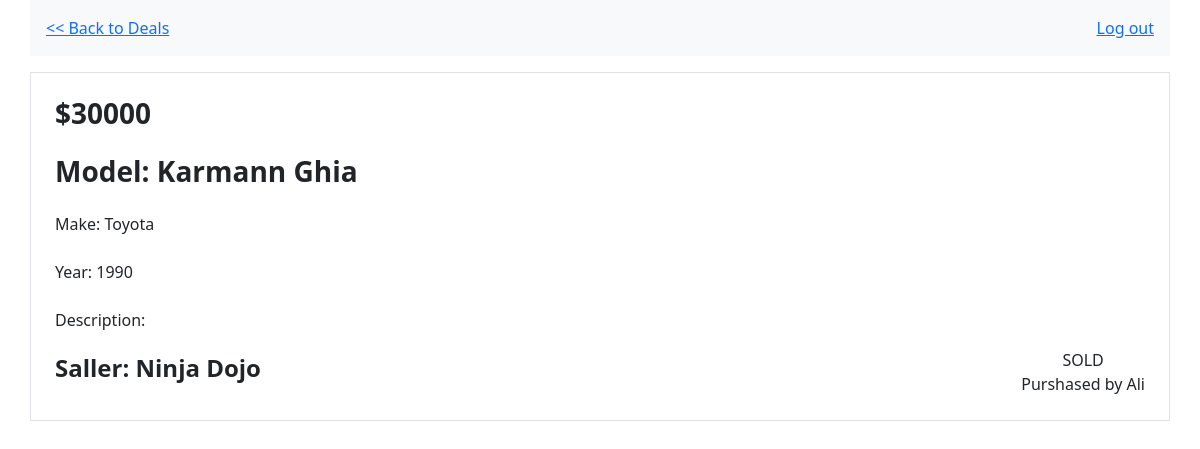
/cars/view/6/ (signed in), run on the app's committed database.
### vintage_cars_app/models.py (models this page shows, shortened)
class Car(models.Model):
    price = models.IntegerField()
    model = models.CharField(max_length=45)
    make = models.CharField(max_length=45)
    year = models.IntegerField()
    seller = models.ForeignKey(User, related_name="cars", on_delete=models.CASCADE)
    seller_contact = models.CharField(max_length=45)
    purchaser = models.ForeignKey(User, related_name="purchas_cars", null=True, on_delete=models.SET_NULL)
    description = models.TextField()
    status = models.BooleanField(default=False) #default is sold false
    created_at = models.DateTimeField(auto_now_add=True)
    updated_at = models.DateTimeField(auto_now=True)
    objects = CarManger()

class User(models.Model):
    first_name = models.CharField(max_length=45)
    last_name = models.CharField(max_length=45)
    email = models.EmailField(unique=True)
    password = models.CharField(max_length=512)
    created_at = models.DateTimeField(auto_now_add=True)
    updated_at = models.DateTimeField(auto_now=True)
    objects = UserManger()

### vintage_cars_app/views.py (the view)
# urls.py: path('cars/view/<int:car_id>/' , views.view_car, name='view'),
def view_car(request, car_id):
    if "user_id" not in request.session:
      return redirect('root')
    this_user = User.objects.get(id=request.session.get("user_id"))
    this_car = Car.objects.get(id=car_id)
    if this_user == this_car.seller :
        return redirect("cars")
    else:
      context = {
          "car": this_car
      }
      return render(request, "view.html", context)

### vintage_cars_app/templates/view.html (shortened to what this page needs)
<!DOCTYPE html>
<html lang="en">
<head>
    {% load bootstrap5 %}
    {% bootstrap_css %}
</head>
<body>
    <nav class="container navbar navbar-expand-lg navbar-light bg-light p-3 d-flex justify-content-between mb-2">
        <div class="d-flex align-items-center">
            <a href="{% url 'cars' %}"> << Back to Deals </a>
        </div>
        <div class="d-flex align-items-center gap-3">
            <a href="{% url 'logout' %}">Log out</a>
        </div>
    </nav>
    <div class="container border p-4 mt-3">
        <h3 class="mb-4 fw-bold">${{ car.price }} </h3>
        <h3 class="mb-4 fw-bold">Model: {{ car.model }} </h3>
        <p class="mb-4">Make: {{ car.make }}</p>
        <p class="mb-4">Year: {{ car.year }}</p>
        <div class="mb-2">
            <p> Description: </p>
       </div>
       <div class="d-flex justify-content-between align-items-center text-center">
          <h4 class="fw-bold">Saller: {{ car.seller.first_name }} {{ car.seller.last_name }} </h4>
          <div>
            {% if not car.purchaser %}
               <p class="m-0">Order for Purchase</p>
               <a href="{% url 'order' car.id %}" class="btn btn-primary">Order</a>
            {% else %}
              <p class="m-0"> SOLD</p>
              <p class="m-0"> Purshased by {{car.purchaser.firs_name}} {{car.purchaser.last_name}} </p>
            {% endif %}
          </div>
       </div>
    </div>
</body>
</html>

### data on the page
Car: price "30000", model "Karmann Ghia", make "Toyota", year "1990", seller.first_name "Ninja", seller.last_name "Dojo", purchaser.last_name "Ali"
